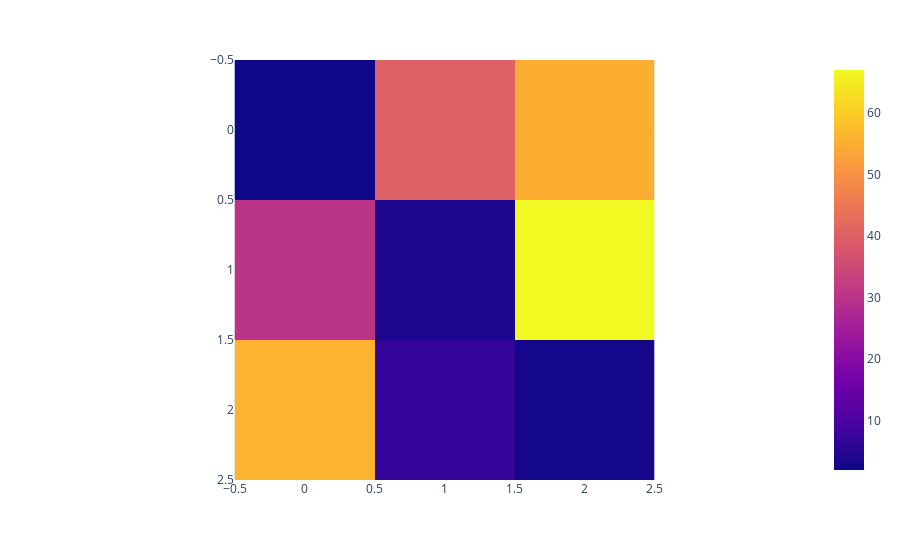

Source (notebook cell):
### Code cell
fig = px.imshow([[2,40,55],
                [30,4,67],
                [56,7,3]])
fig.show()

### Figure 1 — Plotly figure (JSON) as saved in the notebook; plotly's stock layout.template omitted (floating-point values rounded to 4 significant figures)
{"data": [{"coloraxis": "coloraxis", "hovertemplate": "x: %{x}<br>y: %{y}<br>color: %{z}<extra></extra>", "name": "0", "type": "heatmap", "xaxis": "x", "yaxis": "y", "z": [[2, 40, 55], [30, 4, 67], [56, 7, 3]]}], "layout": {"coloraxis": {"colorscale": [[0, "#0d0887"], [0.1111, "#46039f"], [0.2222, "#7201a8"], [0.3333, "#9c179e"], [0.4444, "#bd3786"], [0.5556, "#d8576b"], [0.6667, "#ed7953"], [0.7778, "#fb9f3a"], [0.8889, "#fdca26"], [1, "#f0f921"]]}, "margin": {"t": 60}, "xaxis": {"anchor": "y", "constrain": "domain", "domain": [0, 1], "scaleanchor": "y"}, "yaxis": {"anchor": "x", "autorange": "reversed", "constrain": "domain", "domain": [0, 1]}}}
